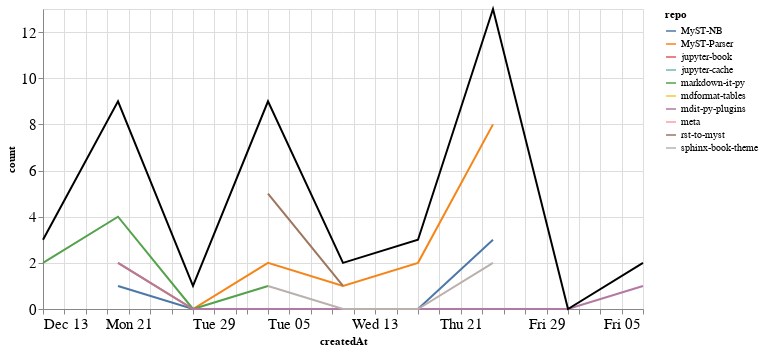

Notebook cell for this chart:
### Markdown cell above
### PRs

### Code cell
prs_time = prs.groupby('repo').resample('W', on='createdAt').count()['author'].reset_index()
prs_time = prs_time.rename(columns={'author': 'count'})
prs_time_total = prs_time.groupby('createdAt').agg({"count": "sum"}).reset_index()

ch1 = alt.Chart(prs_time, width=600).mark_line().encode(
    x='createdAt',
    y='count',
    color='repo',
    tooltip="repo"
)

ch2 = alt.Chart(prs_time_total, width=600).mark_line(color="black").encode(
    x='createdAt',
    y='count',
)

ch1 + ch2

### Figure 1 — Vega-Lite specification as saved in the notebook (floating-point values rounded to 4 significant figures)
{"config": {"axisLeft": {"labelFontSize": 15}, "axisBottom": {"labelFontSize": 15}}, "layer": [{"data": {"name": "data-589377c4f725b54a887408f35b6e56c8"}, "mark": "line", "encoding": {"color": {"type": "nominal", "field": "repo"}, "tooltip": {"type": "nominal", "field": "repo"}, "x": {"type": "temporal", "field": "createdAt"}, "y": {"type": "quantitative", "field": "count"}}, "width": 600}, {"data": {"name": "data-c9f3a82649039f57c06c613034a3f6a6"}, "mark": {"type": "line", "color": "black"}, "encoding": {"x": {"type": "temporal", "field": "createdAt"}, "y": {"type": "quantitative", "field": "count"}}, "width": 600}], "$schema": "https://vega.github.io/schema/vega-lite/v4.8.1.json", "datasets": {"data-589377c4f725b54a887408f35b6e56c8": [{"repo": "MyST-NB", "createdAt": "2020-12-20T00:00:00", "count": 1}, {"repo": "MyST-NB", "createdAt": "2020-12-27T00:00:00", "count": 0}, {"repo": "MyST-NB", "createdAt": "2021-01-03T00:00:00", "count": 0}, {"repo": "MyST-NB", "createdAt": "2021-01-10T00:00:00", "count": 0}, {"repo": "MyST-NB", "createdAt": "2021-01-17T00:00:00", "count": 0}, {"repo": "MyST-NB", "createdAt": "2021-01-24T00:00:00", "count": 3}, {"repo": "MyST-Parser", "createdAt": "2020-12-20T00:00:00", "count": 2}, {"repo": "MyST-Parser", "createdAt": "2020-12-27T00:00:00", "count": 0}, {"repo": "MyST-Parser", "createdAt": "2021-01-03T00:00:00", "count": 2}, {"repo": "MyST-Parser", "createdAt": "2021-01-10T00:00:00", "count": 1}, {"repo": "MyST-Parser", "createdAt": "2021-01-17T00:00:00", "count": 2}, {"repo": "MyST-Parser", "createdAt": "2021-01-24T00:00:00", "count": 8}, {"repo": "jupyter-book", "createdAt": "2021-02-07T00:00:00", "count": 1}, {"repo": "jupyter-cache", "createdAt": "2021-01-17T00:00:00", "count": 1}, {"repo": "markdown-it-py", "createdAt": "2020-12-13T00:00:00", "count": 2}, {"repo": "markdown-it-py", "createdAt": "2020-12-20T00:00:00", "count": 4}, {"repo": "markdown-it-py", "createdAt": "2020-12-27T00:00:00", "count": 0}, {"repo": "markdown-it-py", "createdAt": "2021-01-03T00:00:00", "count": 1}, {"repo": "mdformat-tables", "createdAt": "2020-12-13T00:00:00", "count": 1}, {"repo": "mdit-py-plugins", "createdAt": "2020-12-20T00:00:00", "count": 2}, {"repo": "mdit-py-plugins", "createdAt": "2020-12-27T00:00:00", "count": 0}, {"repo": "mdit-py-plugins", "createdAt": "2021-01-03T00:00:00", "count": 0}, {"repo": "mdit-py-plugins", "createdAt": "2021-01-10T00:00:00", "count": 0}, {"repo": "mdit-py-plugins", "createdAt": "2021-01-17T00:00:00", "count": 0}, {"repo": "mdit-py-plugins", "createdAt": "2021-01-24T00:00:00", "count": 0}, {"repo": "mdit-py-plugins", "createdAt": "2021-01-31T00:00:00", "count": 0}, {"repo": "mdit-py-plugins", "createdAt": "2021-02-07T00:00:00", "count": 1}, {"repo": "meta", "createdAt": "2020-12-27T00:00:00", "count": 1}, {"repo": "rst-to-myst", "createdAt": "2021-01-03T00:00:00", "count": 5}, {"repo": "rst-to-myst", "createdAt": "2021-01-10T00:00:00", "count": 1}, {"repo": "sphinx-book-theme", "createdAt": "2021-01-03T00:00:00", "count": 1}, {"repo": "sphinx-book-theme", "createdAt": "2021-01-10T00:00:00", "count": 0}, {"repo": "sphinx-book-theme", "createdAt": "2021-01-17T00:00:00", "count": 0}, {"repo": "sphinx-book-theme", "createdAt": "2021-01-24T00:00:00", "count": 2}], "data-c9f3a82649039f57c06c613034a3f6a6": [{"createdAt": "2020-12-13T00:00:00", "count": 3}, {"createdAt": "2020-12-20T00:00:00", "count": 9}, {"createdAt": "2020-12-27T00:00:00", "count": 1}, {"createdAt": "2021-01-03T00:00:00", "count": 9}, {"createdAt": "2021-01-10T00:00:00", "count": 2}, {"createdAt": "2021-01-17T00:00:00", "count": 3}, {"createdAt": "2021-01-24T00:00:00", "count": 13}, {"createdAt": "2021-01-31T00:00:00", "count": 0}, {"createdAt": "2021-02-07T00:00:00", "count": 2}]}}
